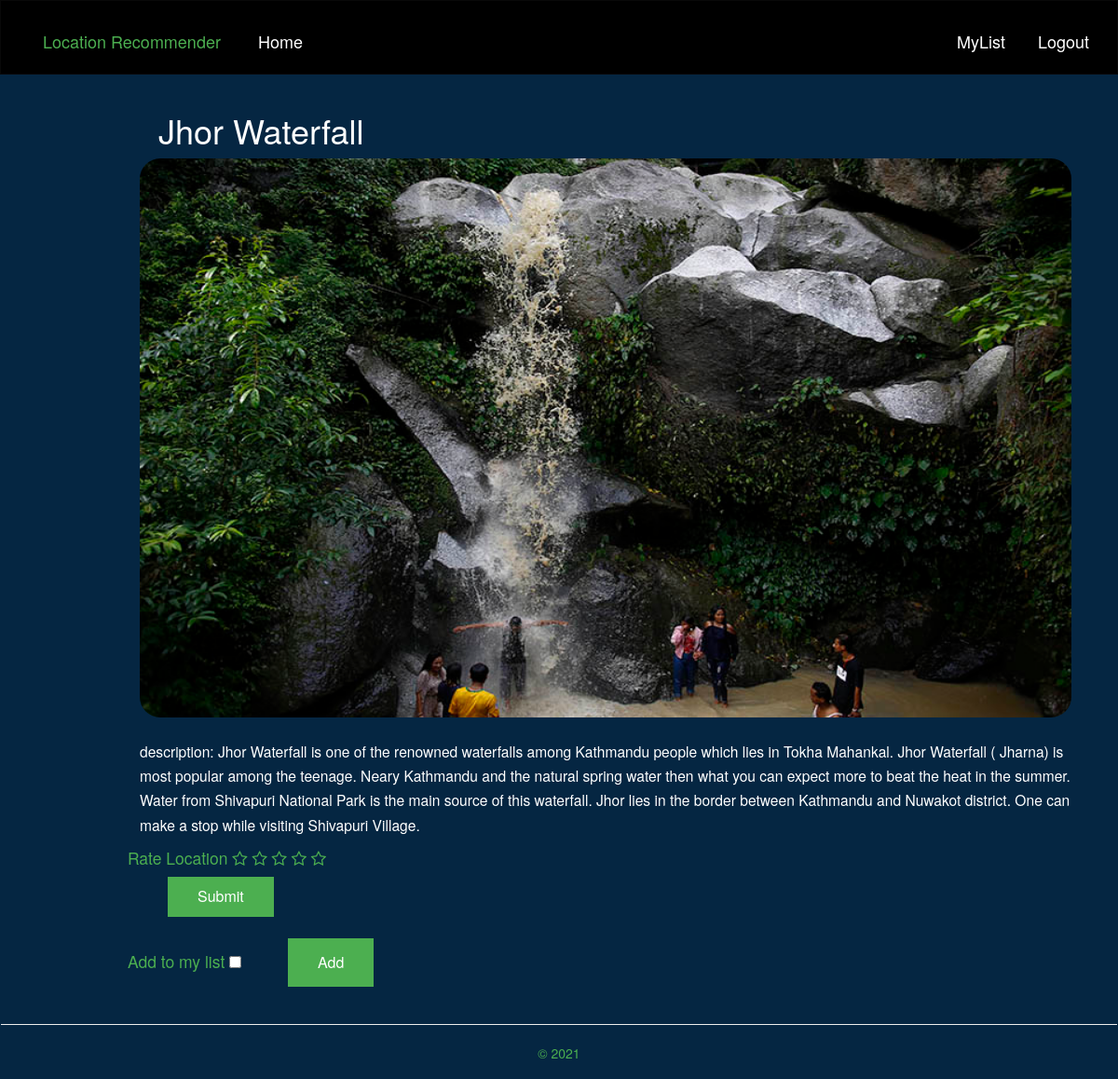
The app's page /location/18/ (signed in) with its own data.
### recommend/models.py (models this page shows, shortened)
class Location(models.Model):
    title = models.CharField(max_length=200)
    category = models.CharField(max_length=100)
    location_logo = models.FileField()
    description = models.TextField(null=True,blank=True)
    lalitude = models.CharField(max_length=50,null=True,blank=True)
    longitude = models.CharField(max_length=50,null=True,blank=True)

### recommend/views.py (the view, shortened to what this page needs)
# urls.py: path('location/<int:location_id>/', views.detail, name='detail'),
def detail(request, location_id):
    if not request.user.is_authenticated:
        return redirect("login")
    if not request.user.is_active:
        raise Http404
    locations = get_object_or_404(Location, id=location_id)
    location = Location.objects.get(id=location_id)
    temp = list(MyList.objects.all().values().filter(location_id=location_id,user=request.user))
    if temp:
        update = temp[0]['visit']
    else:
        update = False
    out = list(Myrating.objects.filter(user=request.user.id).values())
    location_rating = 0
    rate_flag = False
    for each in out:
        if each['location_id'] == location_id:
            location_rating = each['rating']
            rate_flag = True
            break
    context = {'locations': locations,'location_rating':location_rating,'rate_flag':rate_flag,'update':update}
    return render(request, 'recommend/detail.html', context)

### recommend/templates/recommend/detail.html (shortened to what this page needs)
{% extends 'recommend/base.html'%}
{% block body %}
<div class="container-fluid col-sm-offset-1">
    <div class="row">
                    <h1 style="color:#fff;margin-left: 20px;">{{locations.title}}</h1>
                    <a href="#">
                        <img src="{{ locations.location_logo.url}}"  style="border-radius: 22px 22px 22px 22px;height: 600px;width: 1000px;">
                    </a>
            <h3><small>description: {{locations.description}}</small></h3>
                <form class="form-horizontal" role="search" method="post" action="{% url 'detail' locations.id %}" onsubmit="return validateForm()"  name="ratingForm">
                    <div class="form-group">
                        <div class="input-group">
                            <div class="row">
                                <div class="col-lg-14">
                                    <div class="star-rating">
                                        <span>Rate Location</span>
                                        <span class="fa fa-star-o" data-rating="1"></span>
                                        <span class="fa fa-star-o" data-rating="2"></span>
                                        <span class="fa fa-star-o" data-rating="3"></span>
                                        <span class="fa fa-star-o" data-rating="4"></span>
                                        <span class="fa fa-star-o" data-rating="5"></span>
                                    </div>
                                </div>
                            </div>
                            <input type="submit" class="button" value="Submit">
                        </div>
                    </div>
                </form>
                <form class="form-horizontal" role="search" method="post" action="{% url 'detail' locations.id %}">
                    <div class="form-group">
                        <div class="input-group">
                            <div class="row">
                                <div class="col-lg-14">
                                    <div class="star-rating">
                                        <span>Add to my list  </span>
                                        {% if update %}
                                        <input type="checkbox" name="watch" checked>
                                        <input type="submit" class="button" value="Remove" name="watch">
                                        {% else %}
                                        <input type="checkbox" name="watch">
                                        <input type="submit" class="button" value="Add">
                                        {% endif %}
                                    </div>
                                </div>
                            </div>
                        </div>
                    </div>
                </form>
    </div>
</div>
{% endblock %}

### recommend/templates/recommend/base.html (shortened to what this page needs)
<!DOCTYPE html>
<html>
<head>
    {% load static %}
	<link rel="stylesheet" type="text/css" href="{% static 'recommend/css/bootstrap.min.css'%}">
	<link rel='stylesheet' href='https://maxcdn.bootstrapcdn.com/font-awesome/4.5.0/css/font-awesome.min.css' >
    <link rel='stylesheet' href='{% static "recommend/css/base.css" %}' />
</head>
<body style="background-color:#052642">
	<nav class="navbar navbar-inverse">
        <div class="container-fluid">
            <div class="collapse navbar-collapse" id="topNavBar">
                <ul class="nav navbar-nav ">
                    <li><a style="color:#4CAF50" href="/">Location Recommender</a></li>
                </ul>
                <ul class="nav navbar-nav ">
                    <li><a href="{% url 'index' %}">&nbsp; Home</a></li>
                </ul>
                <ul class="nav navbar-nav navbar-right">
                    <li>
                        <a href="{% url 'watch' %}">
                            MyList
                        </a>
                    </li>
                 {% if not request.user.is_authenticated %}
                    <li>
                        <a href="{% url 'signup' %}">
                            <span aria-hidden="true"></span>SignUp
                        </a>
                    </li>
                    <li>
                        <a href="{% url 'login' %}">
                            <span aria-hidden="true"></span>Login
                        </a>
                    </li>
                {% else %}
                    <li>
                        <a href="{% url 'logout' %}">
                            &nbsp;Logout
                        </a>
                    </li>
                {% endif %}
                </ul>
            </div>
        </div>
    </nav>
    {% block body %}
    {% endblock %}
     <nav class="navbar navbar-bottom">
    <footer class="page-footer font-small">
        <hr>
        <div class="footer-copyright text-center py-3">© 2021
    </div>
    </footer>
    </nav>
</body>
</html>

### recommend/static/recommend/css/base.css (style rules this page uses)
.navbar { border-radius: 0; min-height: 80px; }
.container-fluid { margin-top: 18px; }
.navbar-nav>li>a { font-size: 18px; }
.navbar-inverse .navbar-nav>li>a { color: #fff; }
* { margin: 0; }
html, body { height: 100%; }

### recommend/templates/recommend/base.html (style rules this page uses)
.star-rating { line-height:32px; font-size:1.25em; margin-left:-33px; }
.button { background-color: #4CAF50; border: none; color: white; padding: 10px 32px; text-align: center; text-decoration: none; display: inline-block; font-size: 16px; margin: 4px 4px; cursor: pointer; margin-left:45px; }

### records on screen
Location: title "Jhor Waterfall", location_logo (picture), description "Jhor Waterfall is one of the renowned waterfalls among Kathmandu people which lies in Tokha Mahankal. Jhor Waterfall ( Jharna) is most popular among the teenage. Neary Kathmandu and the natural spring water then what you can expect more to beat the heat in the summer. Water from Shivapuri National Park is the main source of this waterfall. Jhor lies in the border between Kathmandu and Nuwakot district. One can make a stop while visiting Shivapuri Village."
